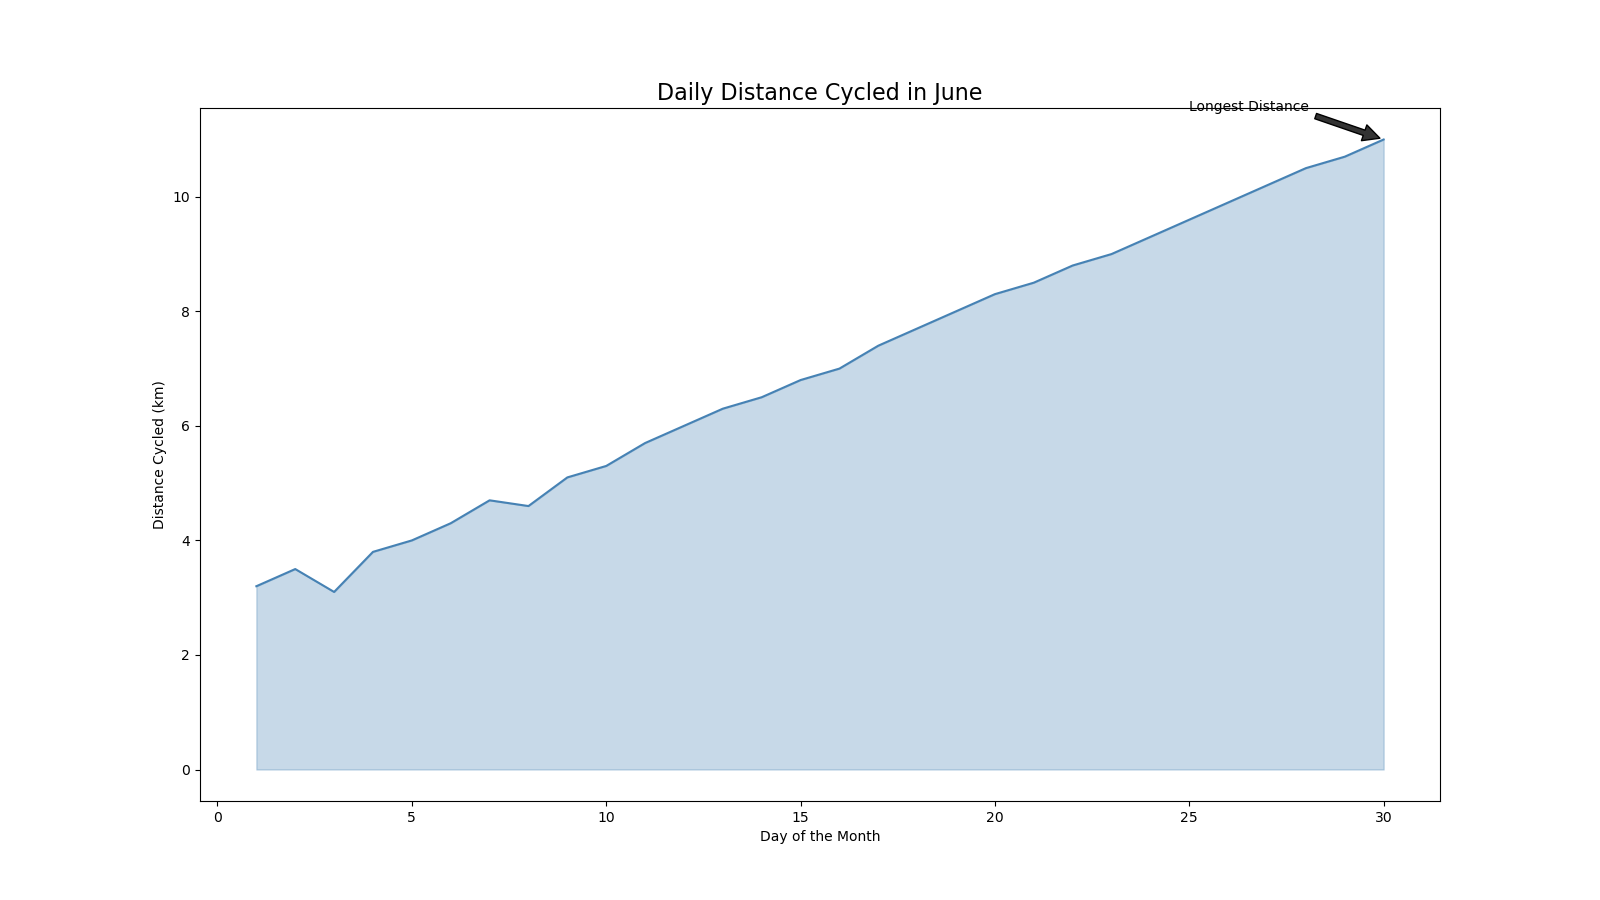

The script that drew this image:

import pandas as pd
import seaborn as sns
import matplotlib.pyplot as plt

data = {
    "Day": list(range(1, 31)),
    "Distance_Cycled": [3.2, 3.5, 3.1, 3.8, 4.0, 4.3, 4.7, 4.6, 5.1, 5.3, 
                        5.7, 6.0, 6.3, 6.5, 6.8, 7.0, 7.4, 7.7, 8.0, 8.3, 
                        8.5, 8.8, 9.0, 9.3, 9.6, 9.9, 10.2, 10.5, 10.7, 11.0]
}

df = pd.DataFrame(data)

plt.figure(figsize=(16, 9))
area_chart = sns.lineplot(data=df, x='Day', y='Distance_Cycled', color="#4682B4")
area_chart.fill_between(df['Day'], df['Distance_Cycled'], color="#4682B4", alpha=0.3)

plt.annotate('Longest Distance',
             xy=(30, 11.0),
             xytext=(25, 11.5),
             arrowprops=dict(facecolor='#333333', shrink=0.05),
             )

plt.title('Daily Distance Cycled in June', fontsize=16)
plt.xlabel('Day of the Month')
plt.ylabel('Distance Cycled (km)')

plt.show()
